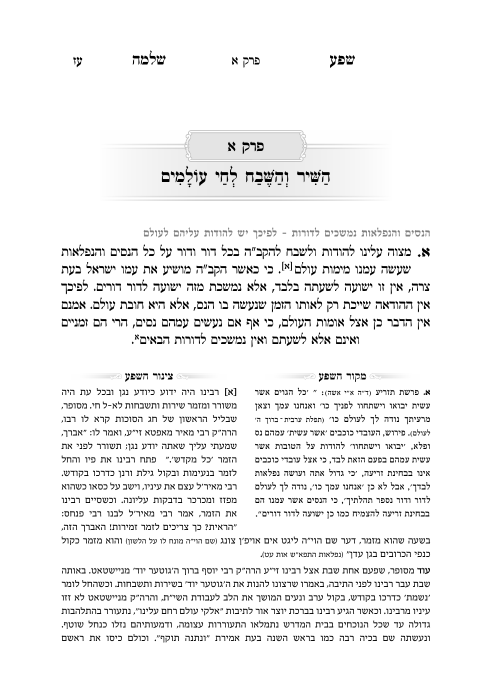
#> input picture reference_scans/page_105.png, 986 x 1394 px (shown at 1/2 size)
$ python -i image_diff.py   (imports and definitions only)
#> lines starting #> are read from the running program, lines starting #| are printed output that depends on the picture
#!/usr/bin/env python3
"""
Image-diff the generated sefer PDF against the reference scans.

For each generated page:
- Rasterise to the same DPI as the reference scan.
- Compute a pixel-diff ratio + perceptual hash distance.
- Check that hard-requirement heuristics hold (rule-header text presence,
  header-strip similarity, cartouche y-offset on opener pages).

Usage:
    python3 audit/image_diff.py \
        --output build/book.pdf \
        --reference reference_scans \
        --report build/audit_report.md

Dependencies: Pillow, pypdf (or PyMuPDF if available).
If none of those are installed, falls back to calling `typst compile` for
PNGs and does a pure Pillow-based comparison.
"""
from __future__ import annotations

import argparse
import json
import subprocess
import sys
from dataclasses import dataclass, field
from pathlib import Path
from typing import Dict, List, Optional


def _try_import(name):
    try:
        return __import__(name)
    except ImportError:
        return None


PIL = _try_import("PIL")


# Term weights for the composite audit score.
#
# Historical (M1-era) weights were 0.50/0.20/0.20/0.10 over SSIM / header /
# notes-header / phash. Empirical measurement during M2 spillover validation
# (mission 0e4c58ac, feature m2-audit-rescore-rebalance at commit 15ca8e3)
# showed that the SSIM term produces sub-scores of 0.004–0.088 when comparing
# a pristine CMYK-rendered PDF against yellowed paper reference scans — a
# fundamental property of the comparison, not a layout deficiency. With 0.5
# weight on SSIM the scorer saturated at ~49.0 regardless of layout quality
# and capacity sweeps moved the average by ≤0.3 points, leaving no room for
# meaningful regression signal.
#
# The reweighting below (i) drops SSIM from 0.50 → 0.15, (ii) raises the two
# structural/semantic terms (header_match, notes_header_found) from 0.20 each
# to 0.30 each, (iii) bumps phash from 0.10 → 0.15, and (iv) introduces a new
# page_aligned term at 0.10 that rewards stable pagination — a generated
# page with a valid reference (via positional zip OR audit/alignment.json)
# counts as aligned. Rationale: when layouts drift and pagination shifts,
# the alignment map becomes incomplete → the term drops → regression is
# detected. Weights sum to 1.0.
_WEIGHT_SSIM = 0.15
_WEIGHT_HEADER = 0.30
_WEIGHT_NOTES_HDR = 0.30
_WEIGHT_PHASH = 0.15
_WEIGHT_PAGE_ALIGNED = 0.10


@dataclass
class PageReport:
    index: int
    ref_path: Optional[Path]
    out_path: Optional[Path]
    ssim: float = 0.0
    phash_dist: int = 0
    header_match: float = 0.0
    notes_header_found: bool = False
    page_aligned: bool = False
    notes: List[str] = field(default_factory=list)

    @property
    def phash_pct(self) -> float:
        return max(0.0, 1 - self.phash_dist / 64.0)

    @property
    def notes_hdr_value(self) -> float:
        return 1.0 if self.notes_header_found else 0.0

    @property
    def page_aligned_value(self) -> float:
        return 1.0 if self.page_aligned else 0.0

    # [21 lines left out: functions score, phash, not called in this run]


def hamming(a: int, b: int) -> int:
    return bin(a ^ b).count("1")


# [58 lines left out: functions ssim, header_strip_match, rasterise_pdf, not called in this run]


def detect_notes_header_text(png_path: Path) -> bool:
    # We don't have tesseract in the sandbox; use a structural heuristic:
    # the rule-header is a thin horizontal line at ~75% down the page with a
    # small text block in the middle. If a dark horizontal band exists there,
    # we flag it as present.
#> called with png_path = '../reference_scans/page_105.png'
    from PIL import Image
    im = Image.open(png_path).convert("L")
    w, h = im.size
#> w = 986; h = 1394
    band_top = int(h * 0.70)
#> band_top = 975
    band_bot = int(h * 0.78)
#> band_bot = 1087
    crop = im.crop((int(w * 0.10), band_top, int(w * 0.90), band_bot))
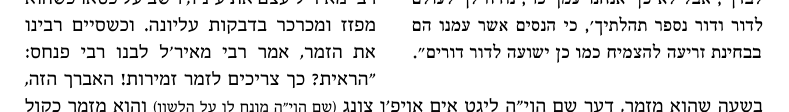
#> crop: PIL image 789x112 L; min 0, max 255, mean 231.9
    # Look for a row that's significantly darker than the page average.
    row_means = []
    for y in range(crop.height):
        row = [crop.getpixel((x, y)) for x in range(crop.width)]
        row_means.append(sum(row) / len(row))
#> after the loop, row_means = 112 values, max 255 at index 9, min 140.2 at index 22, mean 231.9
    page_mean = sum(row_means) / len(row_means)
#> page_mean = 231.9
    return min(row_means) < page_mean * 0.85


# [167 lines left out: functions load_alignment, main, not called in this run]


# [2 lines not run here, left out]

>>> result = detect_notes_header_text('../reference_scans/page_105.png')
#> result = True

$ run again, on reference_scans/page_109.png
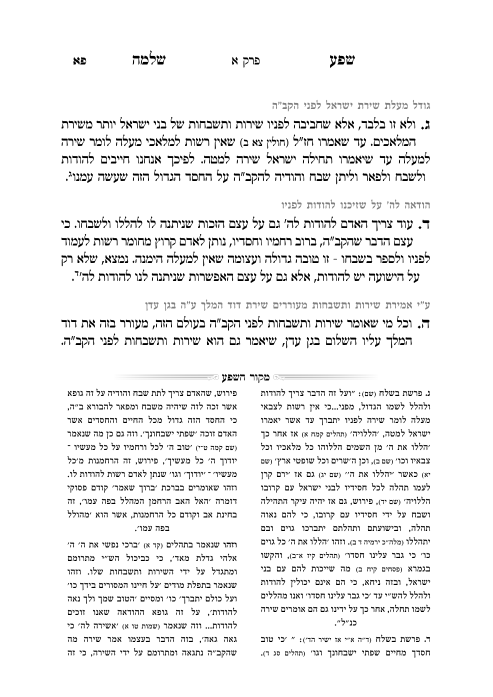
#> input picture reference_scans/page_109.png, 986 x 1394 px (shown at 1/2 size)
#> in detect_notes_header_text, `crop = im.crop((int(w * 0.10), band_top, int(w * 0.90), band_bot))`:
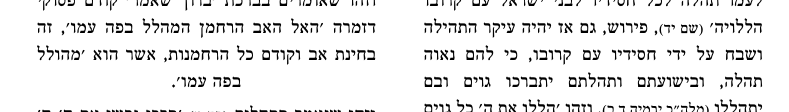
#> crop: PIL image 789x112 L; min 0, max 255, mean 234.9
#> after the loop in detect_notes_header_text, `for y in range(crop.height):`: row_means = 112 values, max 255 at index 11, min 132.5 at index 51, mean 234.9
#> page_mean = 234.9
#> result = True

$ run again, on reference_scans/page_110.png
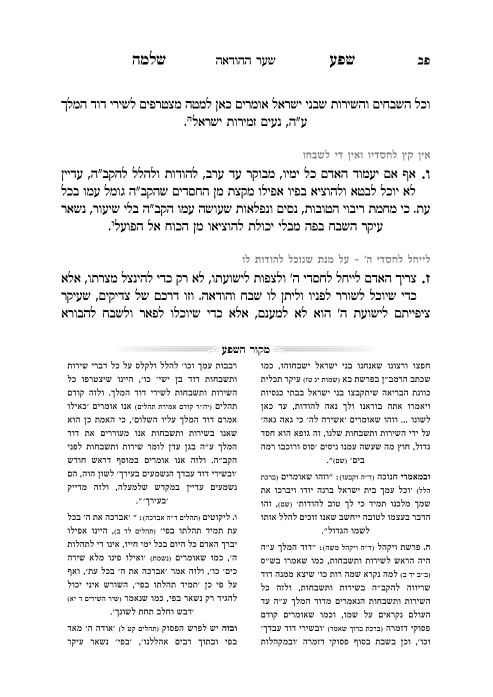
#> input picture reference_scans/page_110.png, 986 x 1394 px (shown at 1/2 size)
#> in detect_notes_header_text, `crop = im.crop((int(w * 0.10), band_top, int(w * 0.90), band_bot))`:
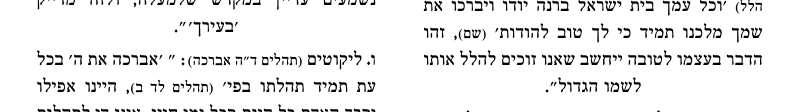
#> crop: PIL image 789x112 L; min 0, max 255, mean 237.2
#> after the loop in detect_notes_header_text, `for y in range(crop.height):`: row_means = 112 values, max 255 at index 16, min 142.8 at index 56, mean 237.2
#> page_mean = 237.2
#> result = True

$ run again, on reference_scans/page_111.png
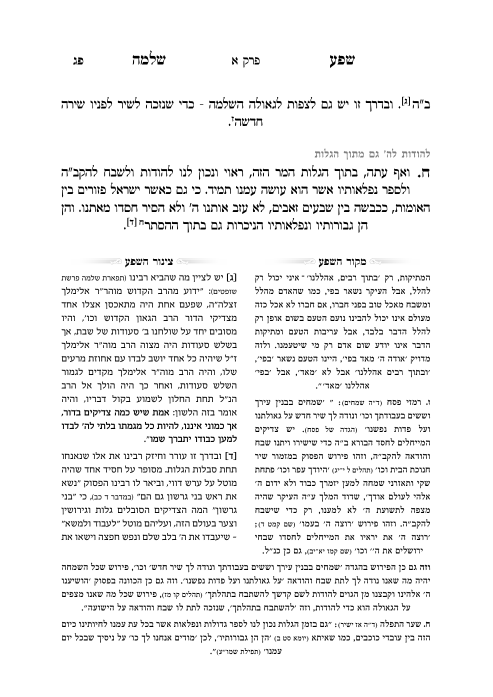
#> input picture reference_scans/page_111.png, 986 x 1394 px (shown at 1/2 size)
#> in detect_notes_header_text, `crop = im.crop((int(w * 0.10), band_top, int(w * 0.90), band_bot))`:
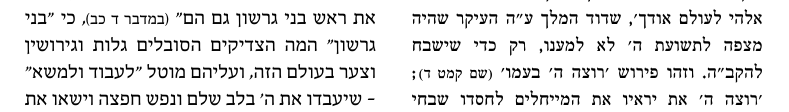
#> crop: PIL image 789x112 L; min 0, max 255, mean 231.4
#> after the loop in detect_notes_header_text, `for y in range(crop.height):`: row_means = 112 values, max 255 at index 2, min 145.4 at index 96, mean 231.4
#> page_mean = 231.4
#> result = True
